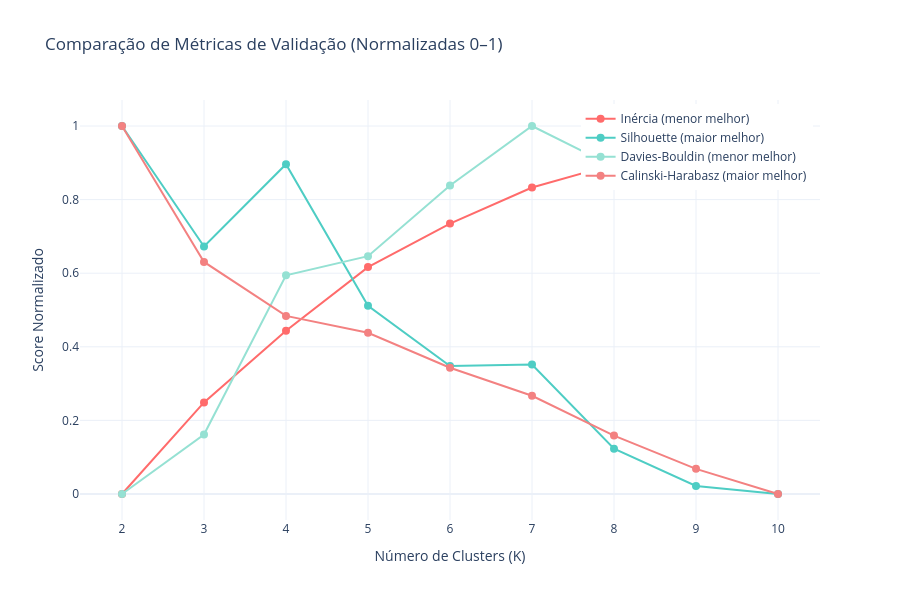

Write notebook code for a chart like this one.
### Code cell
# ═══════════════════════════════════════════════════════════════════════════
# CÉLULA 8: Visualização comparativa de todas as métricas
# ═══════════════════════════════════════════════════════════════════════════

from pathlib import Path
import matplotlib.pyplot as plt
import plotly.graph_objects as go

print("\n" + "="*80)
print("📈 COMPARAÇÃO DE TODAS AS MÉTRICAS")
print("="*80)
print()

# Caminho base (sobe de notebooks/ para a raiz do projeto)
base_path = Path('..')

# Diretório de saída
output_dir = base_path / 'outputs/figures'
output_dir.mkdir(parents=True, exist_ok=True)

# -------------------------------------------------------------------------
# Normalizar métricas para comparação visual (0–1)
# -------------------------------------------------------------------------
metrics_normalized = elbow_df.copy()

# Para Inércia e Davies-Bouldin: menor é melhor
metrics_normalized['Inertia_norm'] = 1 - (
    (metrics_normalized['Inertia'] - metrics_normalized['Inertia'].min()) /
    (metrics_normalized['Inertia'].max() - metrics_normalized['Inertia'].min())
)

metrics_normalized['DB_norm'] = 1 - (
    (metrics_normalized['Davies_Bouldin'] - metrics_normalized['Davies_Bouldin'].min()) /
    (metrics_normalized['Davies_Bouldin'].max() - metrics_normalized['Davies_Bouldin'].min())
)

# Para Silhouette e Calinski-Harabasz: maior é melhor
metrics_normalized['Silhouette_norm'] = (
    (metrics_normalized['Silhouette'] - metrics_normalized['Silhouette'].min()) /
    (metrics_normalized['Silhouette'].max() - metrics_normalized['Silhouette'].min())
)

metrics_normalized['CH_norm'] = (
    (metrics_normalized['Calinski_Harabasz'] - metrics_normalized['Calinski_Harabasz'].min()) /
    (metrics_normalized['Calinski_Harabasz'].max() - metrics_normalized['Calinski_Harabasz'].min())
)

# -------------------------------------------------------------------------
# Plotly — Comparação normalizada
# -------------------------------------------------------------------------
fig = go.Figure()

fig.add_trace(go.Scatter(
    x=metrics_normalized['K'],
    y=metrics_normalized['Inertia_norm'],
    mode='lines+markers',
    name='Inércia (menor melhor)',
    line=dict(color='#FF6B6B', width=2),
    marker=dict(size=8)
))

fig.add_trace(go.Scatter(
    x=metrics_normalized['K'],
    y=metrics_normalized['Silhouette_norm'],
    mode='lines+markers',
    name='Silhouette (maior melhor)',
    line=dict(color='#4ECDC4', width=2),
    marker=dict(size=8)
))

fig.add_trace(go.Scatter(
    x=metrics_normalized['K'],
    y=metrics_normalized['DB_norm'],
    mode='lines+markers',
    name='Davies-Bouldin (menor melhor)',
    line=dict(color='#95E1D3', width=2),
    marker=dict(size=8)
))

fig.add_trace(go.Scatter(
    x=metrics_normalized['K'],
    y=metrics_normalized['CH_norm'],
    mode='lines+markers',
    name='Calinski-Harabasz (maior melhor)',
    line=dict(color='#F38181', width=2),
    marker=dict(size=8)
))

fig.update_layout(
    title='Comparação de Métricas de Validação (Normalizadas 0–1)',
    xaxis_title='Número de Clusters (K)',
    yaxis_title='Score Normalizado',
    template='plotly_white',
    height=600,
    hovermode='x unified',
    legend=dict(
        orientation="v",
        yanchor="top",
        y=0.99,
        xanchor="right",
        x=0.99
    )
)

output_html = output_dir / '12_metricas_comparacao.html'
fig.write_html(output_html)
print(f"✅ Gráfico interativo salvo: {output_html}")
fig.show()

# -------------------------------------------------------------------------
# Matplotlib — Grid com 4 métricas
# -------------------------------------------------------------------------
fig, axes = plt.subplots(2, 2, figsize=(16, 12))

# Inércia
axes[0, 0].plot(elbow_df['K'], elbow_df['Inertia'], 'o-', color='#FF6B6B', linewidth=2, markersize=10)
axes[0, 0].set_title('Inércia (MENOR é melhor)', fontsize=13, fontweight='bold')
axes[0, 0].set_xlabel('K')
axes[0, 0].set_ylabel('Inércia')
axes[0, 0].grid(True, alpha=0.3)
axes[0, 0].set_xticks(elbow_df['K'])

# Silhouette
axes[0, 1].plot(elbow_df['K'], elbow_df['Silhouette'], 'o-', color='#4ECDC4', linewidth=2, markersize=10)
axes[0, 1].set_title('Silhouette Score (MAIOR é melhor)', fontsize=13, fontweight='bold')
axes[0, 1].set_xlabel('K')
axes[0, 1].set_ylabel('Silhouette')
axes[0, 1].axhline(y=0.5, color='green', linestyle='--', alpha=0.5, label='Bom (>0.5)')
axes[0, 1].grid(True, alpha=0.3)
axes[0, 1].legend()
axes[0, 1].set_xticks(elbow_df['K'])

# Davies-Bouldin
axes[1, 0].plot(elbow_df['K'], elbow_df['Davies_Bouldin'], 'o-', color='#95E1D3', linewidth=2, markersize=10)
axes[1, 0].set_title('Davies-Bouldin Index (MENOR é melhor)', fontsize=13, fontweight='bold')
axes[1, 0].set_xlabel('K')
axes[1, 0].set_ylabel('DB Index')
axes[1, 0].grid(True, alpha=0.3)
axes[1, 0].set_xticks(elbow_df['K'])

# Calinski-Harabasz
axes[1, 1].plot(elbow_df['K'], elbow_df['Calinski_Harabasz'], 'o-', color='#F38181', linewidth=2, markersize=10)
axes[1, 1].set_title('Calinski-Harabasz Score (MAIOR é melhor)', fontsize=13, fontweight='bold')
axes[1, 1].set_xlabel('K')
axes[1, 1].set_ylabel('CH Score')
axes[1, 1].grid(True, alpha=0.3)
axes[1, 1].set_xticks(elbow_df['K'])

plt.suptitle(
    'Análise Comparativa de Métricas de Validação',
    fontsize=16,
    fontweight='bold',
    y=1.00
)

plt.tight_layout()

output_png = output_dir / '13_todas_metricas.png'
plt.savefig(output_png, dpi=300, bbox_inches='tight')
print(f"✅ Gráfico salvo: {output_png}")
plt.show()

### Figure 1 — Plotly figure (JSON) as saved in the notebook; plotly's stock layout.template omitted (floating-point values rounded to 4 significant figures)
{"data": [{"line": {"color": "#FF6B6B", "width": 2}, "marker": {"size": 8}, "mode": "lines+markers", "name": "Inércia (menor melhor)", "type": "scatter", "x": [2, 3, 4, 5, 6, 7, 8, 9, 10], "y": [0.0, 0.249, 0.4436, 0.6166, 0.7347, 0.8329, 0.8957, 0.9491, 1.0]}, {"line": {"color": "#4ECDC4", "width": 2}, "marker": {"size": 8}, "mode": "lines+markers", "name": "Silhouette (maior melhor)", "type": "scatter", "x": [2, 3, 4, 5, 6, 7, 8, 9, 10], "y": [1.0, 0.6726, 0.8961, 0.5115, 0.3476, 0.3521, 0.1231, 0.02196, 0.0]}, {"line": {"color": "#95E1D3", "width": 2}, "marker": {"size": 8}, "mode": "lines+markers", "name": "Davies-Bouldin (menor melhor)", "type": "scatter", "x": [2, 3, 4, 5, 6, 7, 8, 9, 10], "y": [0.0, 0.1617, 0.5944, 0.6463, 0.8385, 1.0, 0.8891, 0.8816, 0.984]}, {"line": {"color": "#F38181", "width": 2}, "marker": {"size": 8}, "mode": "lines+markers", "name": "Calinski-Harabasz (maior melhor)", "type": "scatter", "x": [2, 3, 4, 5, 6, 7, 8, 9, 10], "y": [1.0, 0.6306, 0.4839, 0.4381, 0.3431, 0.2669, 0.1588, 0.0683, 0.0]}], "layout": {"height": 600, "hovermode": "x unified", "legend": {"orientation": "v", "x": 0.99, "xanchor": "right", "y": 0.99, "yanchor": "top"}, "title": {"text": "Comparação de Métricas de Validação (Normalizadas 0–1)"}, "xaxis": {"title": {"text": "Número de Clusters (K)"}}, "yaxis": {"title": {"text": "Score Normalizado"}}}}
